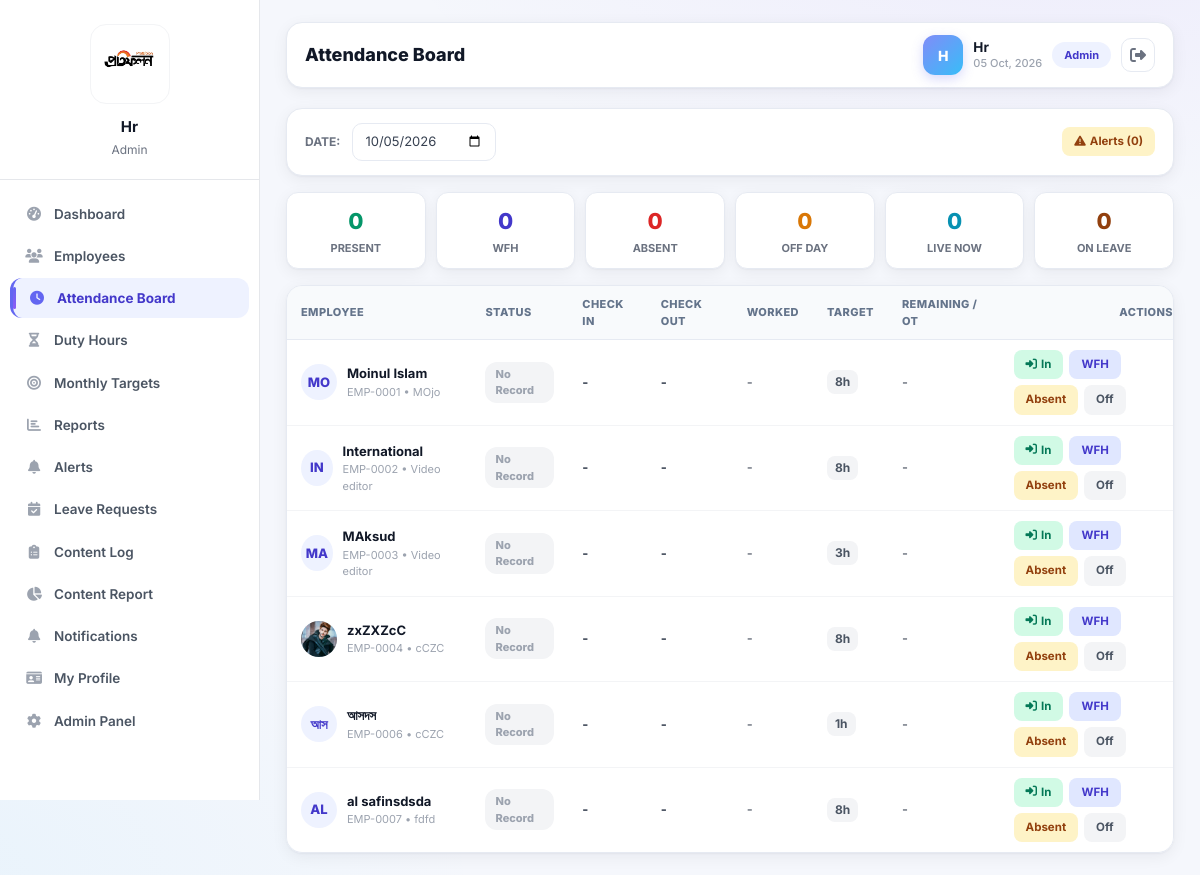
Page /attendance/board/ (signed in) on the committed database.
### employees/models.py (models this page shows, shortened)
class OfficeSetting(models.Model):
    title = models.CharField(max_length=120, default='Office')
    logo = models.ImageField(upload_to='office/', blank=True, null=True)
    office_lat = models.FloatField(null=True, blank=True)
    office_lng = models.FloatField(null=True, blank=True)
    office_radius = models.IntegerField(default=200, help_text='মিটারে')
    class Meta:
        verbose_name_plural = 'Office Settings'
    @classmethod
    def load(cls):
        obj, _ = cls.objects.get_or_create(pk=1)
        return obj

class Employee(models.Model):
    DUTY_CHOICES = [
        ('office', 'Office'),
        ('wfh', 'Work From Home'),
        ('field', 'Field'),
        ('mojo', 'Mojo (No Attendance)'),
    ]
    STATUS_CHOICES = [
        ('active', 'Active'),
        ('inactive', 'Inactive'),
    ]
    name = models.CharField(max_length=120)
    photo = models.ImageField(upload_to='employees/', blank=True, null=True)
    emp_id = models.CharField(max_length=20, unique=True, blank=True)
    designation = models.CharField(max_length=100)
    department = models.CharField(max_length=100)
    joining_date = models.DateField()
    mobile = models.CharField(max_length=20, blank=True)
    email = models.EmailField(blank=True)
    address = models.TextField(blank=True)
    salary = models.DecimalField(max_digits=10, decimal_places=2, default=0)
    duty_group = models.CharField(max_length=10, choices=DUTY_CHOICES, default='office')
    target_hours = models.FloatField(default=8)
    status = models.CharField(max_length=10, choices=STATUS_CHOICES, default='active')
    emergency1_name = models.CharField(max_length=80, blank=True, verbose_name='Emergency 1 Name')
    emergency1_mobile = models.CharField(max_length=20, blank=True, verbose_name='Emergency 1 Mobile')
    emergency2_name = models.CharField(max_length=80, blank=True, verbose_name='Emergency 2 Name')
    emergency2_mobile = models.CharField(max_length=20, blank=True, verbose_name='Emergency 2 Mobile')
    nid = models.CharField(max_length=30, blank=True, verbose_name='Employee NID')
    nid_image = models.ImageField(upload_to='nid_images/', blank=True, null=True, verbose_name='Employee NID Image')
    father_nid = models.CharField(max_length=30, blank=True, verbose_name="Father's NID")
    father_nid_image = models.ImageField(upload_to='nid_images/', blank=True, null=True, verbose_name="Father's NID Image")
    mother_nid = models.CharField(max_length=30, blank=True, verbose_name="Mother's NID")
    mother_nid_image = models.ImageField(upload_to='nid_images/', blank=True, null=True, verbose_name="Mother's NID Image")
    user = models.OneToOneField('auth.User', on_delete=models.SET_NULL, null=True, blank=True, related_name='employee')
    class Meta:
        ordering = ['emp_id']

### accounts/models.py (models this page shows, shortened)
class Profile(models.Model):
    user = models.OneToOneField(settings.AUTH_USER_MODEL,
                                on_delete=models.CASCADE,
                                related_name='profile')
    role = models.CharField(max_length=20, choices=ROLE_CHOICES, default='employee')

### accounts/decorators.py (the view)
        @login_required(login_url='login')
        def wrapper(request, *args, **kwargs):
            prof = getattr(request.user, 'profile', None)
            ok = request.user.is_superuser or (prof and prof.role in roles)
            if not ok:
                messages.error(request, 'You do not have permission.')
                return redirect('dashboard')
            return view(request, *args, **kwargs)

### templates/attendance/board.html (shortened to what this page needs)
{% extends "app_base.html" %}
{% block page_title %}Attendance Board{% endblock %}
{% block content %}
<form method="get" class="ab-bar fade-in">
  <span style="font-size:12px;font-weight:700;color:#6b7280;text-transform:uppercase;">Date:</span>
  <input type="date" name="date" class="ab-date" value="{{ day|date:'Y-m-d' }}" onchange="this.form.submit()">
  <a href="{% url 'attendance_alerts' %}?date={{ day|date:'Y-m-d' }}" class="ab-btn ab-abs" style="margin-left:auto;">
    <i class="fas fa-exclamation-triangle"></i> Alerts ({{ counts.alerts }})
  </a>
</form>
<div class="ab-stats fade-in">
  <div class="ab-stat present"><div class="val">{{ counts.present }}</div><div class="lbl">Present</div></div>
  <div class="ab-stat wfh"><div class="val">{{ counts.wfh }}</div><div class="lbl">WFH</div></div>
  <div class="ab-stat absent"><div class="val">{{ counts.absent }}</div><div class="lbl">Absent</div></div>
  <div class="ab-stat off"><div class="val">{{ counts.off }}</div><div class="lbl">Off Day</div></div>
  <div class="ab-stat live"><div class="val">{{ counts.live }}</div><div class="lbl">Live Now</div></div>
  <div class="ab-stat"><div class="val" style="color:#92400e;">{{ counts.leave }}</div><div class="lbl">On Leave</div></div>
</div>
<div class="ab-sheet fade-in">
  <table>
    <thead>
      <tr>
        <th>Employee</th>
        <th>Status</th>
        <th>Check In</th>
        <th>Check Out</th>
        <th>Worked</th>
        <th>Target</th>
        <th>Remaining / OT</th>
        <th style="text-align:right;">Actions</th>
      </tr>
    </thead>
    <tbody>
      {% for r in rows %}
      <tr>
        <td>
          <div class="ab-emp">
            <div class="ab-av">
              {% if r.emp.photo %}
                <img src="{{ r.emp.photo.url }}" style="width:100%;height:100%;border-radius:50%;object-fit:cover;" alt="">
              {% else %}
                {{ r.emp.name|slice:":2"|upper }}
              {% endif %}
            </div>
            <div>
              <div class="ab-name">{{ r.emp.name }}</div>
              <div class="ab-desig">{{ r.emp.emp_id }} • {{ r.emp.designation }}</div>
            </div>
          </div>
        </td>
        <td>
          {% if r.att %}
            {% if r.att.status == 'present' %}<span class="st-badge st-present">Present</span>
            {% elif r.att.status == 'wfh' %}<span class="st-badge st-wfh">WFH</span>
            {% elif r.att.status == 'absent' %}<span class="st-badge st-absent">Absent</span>
            {% else %}<span class="st-badge st-off">Off</span>{% endif %}
          {% else %}
            <span class="st-badge" style="background:#f3f4f6;color:#9ca3af;">No Record</span>
          {% endif %}
        </td>
        <td class="ab-time">{% if r.att and r.att.check_in %}{{ r.att.check_in|time:"h:i A" }}{% else %}-{% endif %}</td>
        <td class="ab-time">{% if r.att and r.att.check_out %}{{ r.att.check_out|time:"h:i A" }}{% else %}-{% endif %}</td>
        <td>{% if r.att and r.att.check_in %}<span class="ab-hrs">{{ r.worked_str }}</span>{% else %}-{% endif %}</td>
        <td><span class="ab-hrs" style="background:#f3f4f6;color:#4b5563;">{{ r.target_str }}</span></td>
        <td>
          {% if r.att and r.att.check_in %}
            {% if r.ot_str != '-' %}
              <span style="color:#059669;font-weight:700;font-size:12px;">OT: {{ r.ot_str }}</span>
            {% else %}
              <span style="color:#d97706;font-weight:700;font-size:12px;">Rem: {{ r.rem_str }}</span>
            {% endif %}
          {% else %}
            -
          {% endif %}
        </td>
        <td style="text-align:right;">
          <div class="ab-actions">
            {% if not r.att or r.att.status == 'present' and not r.att.check_in %}
              <form method="post" action="{% url 'stamp' r.emp.id 'in' %}" style="display:inline;">
                <button class="ab-btn ab-in" type="submit"><i class="fas fa-sign-in-alt"></i> In</button>
              </form>
            {% elif r.att and r.att.status == 'present' and r.att.check_in and not r.att.check_out %}
              <form method="post" action="{% url 'stamp' r.emp.id 'out' %}" style="display:inline;">
                {% csrf_token %}
                <button class="ab-btn ab-out" type="submit"><i class="fas fa-sign-out-alt"></i> Out</button>
              </form>
            {% endif %}
            {% if not r.att %}
              <form method="post" action="{% url 'mark_status' r.emp.id %}" style="display:inline;">
                <button class="ab-btn ab-wfh" type="submit">WFH</button>
              </form>
              <form method="post" action="{% url 'mark_status' r.emp.id %}" style="display:inline;">
                <button class="ab-btn ab-abs" type="submit">Absent</button>
              </form>
              <form method="post" action="{% url 'mark_status' r.emp.id %}" style="display:inline;">
                <button class="ab-btn ab-off" type="submit">Off</button>
              </form>
            {% elif r.att.status == 'wfh' %}
              <form method="post" action="{% url 'mark_wfh_present' r.emp.id %}" style="display:inline;">
                {% csrf_token %}
                <button class="ab-btn ab-in" type="submit"><i class="fas fa-check"></i> Mark Present</button>
              </form>
            {% endif %}
          </div>
        </td>
      </tr>
      {% empty %}
      <tr>
        <td colspan="8" style="text-align:center;padding:40px;color:#9ca3af;">
          কোনো active employee পাওয়া যায়নি।
        </td>
      </tr>
      {% endfor %}
    </tbody>
  </table>
</div>
{% endblock %}

### templates/app_base.html (shortened to what this page needs)
{% extends "base.html" %}
{% block body %}
<div class="app-shell">
  {% include "partials/sidebar.html" %}
 <main class="main-content" style="margin-left: 260px; transition: margin-left 0.3s ease;">
    <div class="top-bar">
      <div class="d-flex align-items-center">
        <h4>{% block page_title %}Dashboard{% endblock %}</h4>
      </div>
      <div class="top-chip">
        {% if user_emp and user_emp.photo %}
          <img src="{{ user_emp.photo.url }}"
               alt="{{ user_emp.name }}"
               class="chip-avatar-img">
        {% else %}
          <div class="chip-avatar">{{ initials|default:user.username|slice:":1"|upper }}</div>
        {% endif %}
        <div class="d-none d-sm-block">
          <div class="chip-name">{{ display_name|default:user.get_full_name|default:user.username|title }}</div>
          <div class="chip-role">{% now "d M, Y" %}</div>
        </div>
        <span class="role-badge role-{{ role_key }}">{{ role_label }}</span>
        <form method="post" action="{% url 'logout' %}" style="display:inline;">
          <button class="logout-btn" title="Logout"><i class="fas fa-sign-out-alt"></i></button>
        </form>
      </div>
    </div>
    {% block content %}{% endblock %}
  </main>
</div>
{% endblock %}

### templates/partials/sidebar.html (shortened to what this page needs)
{% load static %}
<aside class="sidebar" id="sidebar">
  <div class="sidebar-header">
    <div class="sidebar-logo-wrap">
      {% if user_emp and user_emp.photo %}
        <img src="{{ user_emp.photo.url }}" class="sidebar-logo" alt="{{ user_emp.name }}">
      {% elif office.logo %}
        <img src="{{ office.logo.url }}" class="sidebar-logo" alt="Logo">
      {% endif %}
    </div>
    {% if user_emp %}
      <div class="sidebar-user-name">{{ user_emp.name }}</div>
      <div class="sidebar-user-role">{{ user_emp.designation }}</div>
    {% elif user.get_full_name %}
      <div class="sidebar-user-name">{{ user.get_full_name }}</div>
      <div class="sidebar-user-role">{{ role_label }}</div>
    {% else %}
      <div class="sidebar-user-name">{{ user.username|title }}</div>
      <div class="sidebar-user-role">{{ role_label }}</div>
    {% endif %}
  </div>
  <ul class="sidebar-nav">
    <li>
      <a href="{% url 'dashboard' %}" class="{% if request.resolver_match.url_name == 'dashboard' %}active{% endif %}">
        <i class="fas fa-tachometer-alt"></i> Dashboard
      </a>
    </li>
    {% if role_key == 'admin' %}
    <li>
      <a href="{% url 'employee_list' %}" class="{% if request.resolver_match.url_name|slice:':8' == 'employee' %}active{% endif %}">
        <i class="fas fa-users"></i> Employees
      </a>
    </li>
    {% endif %}
    {% if role_key == 'admin' or role_key == 'supervisor' %}
    <li>
      <a href="{% url 'attendance_board' %}" class="{% if request.resolver_match.url_name == 'attendance_board' %}active{% endif %}">
        <i class="fas fa-clock"></i> Attendance Board
      </a>
    </li>
    <li>
      <a href="{% url 'duty_hours' %}" class="{% if request.resolver_match.url_name == 'duty_hours' %}active{% endif %}">
        <i class="fas fa-hourglass-half"></i> Duty Hours
      </a>
    </li>
        <li>
      <a href="{% url 'monthly_targets' %}" class="{% if request.resolver_match.url_name == 'monthly_targets' %}active{% endif %}">
        <i class="fas fa-bullseye"></i> Monthly Targets
      </a>
    </li>
    <li>
      <a href="{% url 'attendance_reports' %}" class="{% if request.resolver_match.url_name == 'attendance_reports' %}active{% endif %}">
        <i class="fas fa-chart-bar"></i> Reports
      </a>
    </li>
    <li>
      <a href="{% url 'attendance_alerts' %}" class="{% if request.resolver_match.url_name == 'attendance_alerts' %}active{% endif %}">
        <i class="fas fa-bell"></i> Alerts
      </a>
    </li>
    {% endif %}
    {% if role_key == 'admin' %}
    <li>
      <a href="{% url 'manage_leaves' %}" class="{% if request.resolver_match.url_name == 'manage_leaves' %}active{% endif %}">
        <i class="fas fa-calendar-check"></i> Leave Requests
      </a>
    </li>
    {% else %}
    <li>
      <a href="{% url 'my_leaves' %}" class="{% if request.resolver_match.url_name == 'my_leaves' %}active{% endif %}">
        <i class="fas fa-calendar-check"></i> My Leave
      </a>
    </li>
    {% endif %}
    <li>
      <a href="{% url 'content_log' %}" class="{% if request.resolver_match.url_name == 'content_log' or request.resolver_match.url_name == 'content_log_add' or request.resolver_match.url_name == 'content_log_edit' %}active{% endif %}">
        <i class="fas fa-clipboard-list"></i> Content Log
      </a>
    </li>
    <li>
      <a href="{% url 'content_report' %}" class="{% if request.resolver_match.url_name == 'content_report' %}active{% endif %}">
        <i class="fas fa-chart-pie"></i> Content Report
      </a>
    </li>
    <li>
      <a href="{% url 'notification_list' %}" class="{% if request.resolver_match.url_name|slice:':12' == 'notification' %}active{% endif %}">
        <i class="fas fa-bell"></i> Notifications
      </a>
    </li>
    <li>
      <a href="{% url 'my_profile' %}" class="{% if request.resolver_match.url_name == 'my_profile' %}active{% endif %}">
        <i class="fas fa-id-card"></i> My Profile
      </a>
    </li>
    {% if role_key == 'admin' %}
    <li>
      <a href="/admin/">
        <i class="fas fa-cog"></i> Admin Panel
      </a>
    </li>
    {% endif %}
  </ul>
</aside>

### rows in the picture
OfficeSetting: logo (picture)
Profile: role "Admin"
Employee: emp.name "MO", emp.name "Moinul Islam", emp.emp_id "EMP-0001", emp.designation "MOjo", target_str "8h"
Employee: emp.name "IN", emp.name "International", emp.emp_id "EMP-0002", emp.designation "Video editor", target_str "8h"
Employee: emp.name "MA", emp.name "MAksud", emp.emp_id "EMP-0003", emp.designation "Video editor", target_str "3h"
Employee: emp.photo (picture), emp.name "zxZXZcC", emp.emp_id "EMP-0004", emp.designation "cCZC", target_str "8h"
Employee: emp.name "আস", emp.name "আসদস", emp.emp_id "EMP-0006", emp.designation "cCZC", target_str "1h"
Employee: emp.name "AL", emp.name "al safinsdsda", emp.emp_id "EMP-0007", emp.designation "fdfd", target_str "8h"

### other values in the picture
{{ user.username|title }} "Hr"
{{ initials|default:user.username|slice:":1"|upper }} "H"
{{ display_name|default:user.get_full_name|default:user.username|title }} "Hr"
{{ counts.alerts }} "0"
{{ counts.present }} "0"
{{ counts.wfh }} "0"
{{ counts.absent }} "0"
{{ counts.off }} "0"
{{ counts.live }} "0"
{{ counts.leave }} "0"
